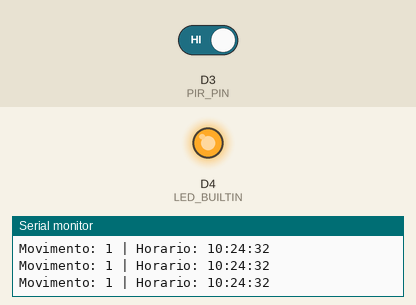
Bench run of a program on a simulated ESP8266 (NodeMCU). Parts: output pins drawn as LEDs (lit = HIGH, except the on-board LED, lit = LOW), the last lines printed to the serial monitor. Inputs (shaded band) come from the test bench; at power-on: D3 (PIR_PIN) HIGH. WiFi joins after 1.5 s; servers stay silent unless stated; network time is answered at once with the bench clock; the local clock reads 2024-03-15 10:24:30 at power-on unless the program sets it.

Above: at 2.7 s.
2.8 s: D3 (PIR_PIN) driven LOW
At 4.2 s:
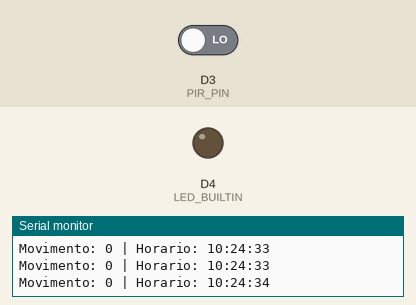
4.5 s: D3 (PIR_PIN) driven HIGH
At 5.6 s:
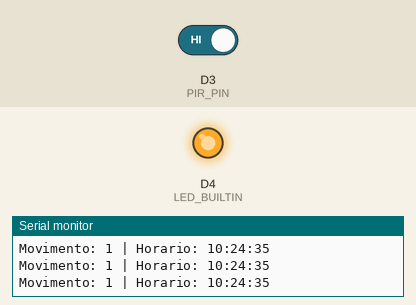
Timing chart, 0 to 7.5 s (numbered marks = the images above; inputs shaded):
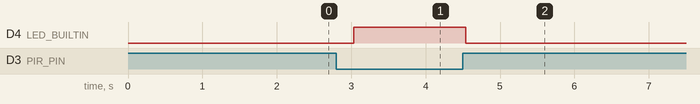

Measured:
- after the input at 2.8 s, D4 (LED_BUILTIN): LOW → HIGH after 0.24 s
- after the input at 4.5 s, D4 (LED_BUILTIN): HIGH → LOW at once

The program:

main.cpp
```cpp
#include "config.h"
#include "OTA.h"
#include "WiFi.h"

#include <NTPClient.h>

#include <ESPAsyncTCP.h>
#include <ESPAsyncWebServer.h>
#include <WebSerial.h>

AsyncWebServer server(80);

WiFiUDP ntpUDP;
NTPClient timeClient(ntpUDP, "pool.ntp.org");

void recvMsg(uint8_t *data, size_t len)
{
  String d = "";
  for (int i = 0; i < len; i++)
  {
    d += char(data[i]);
  }
  WebSerial.println(d);
  if (d == "sleep")
  {
    WebSerial.println("Going to sleep now!!");
    ESP.deepSleep(30e6);
    delay(10);
  }
}

void setup()
{
  pinMode(LED_BUILTIN, OUTPUT);
  pinMode(PIR_PIN, INPUT);

  Serial.begin(115200);
  Serial.println("Conectando...");
  while (!connectWifi())
  {
    Serial.println("Conexao falhou! Reiniciando...");
    delay(5000);
    ESP.restart();
  }

  Serial.println("Pronto");
  Serial.print("Endereco IP: ");
  Serial.println(getLocalIp());
  setUpOTA();

  WebSerial.begin(&server);
  WebSerial.msgCallback(recvMsg);
  server.begin();

  timeClient.begin();
  timeClient.setTimeOffset(-10800); // Offset is given in seconds, so GMT -3 is actually GMT -10800
}

void loop()
{
  ArduinoOTA.handle();

  timeClient.update();

  digitalWrite(LED_BUILTIN, !digitalRead(PIR_PIN));

  String debug_msg = "Movimento: " + String(digitalRead(PIR_PIN)) + " | Horario: " + String(timeClient.getHours()) + ":" + String(timeClient.getMinutes()) + ":" + String(timeClient.getSeconds());
  // WebSerial.println(debug_msg);
  Serial.println(debug_msg);
  delay(250);
}
```

OTA.h
```cpp
void setUpOTA();
```

WiFi.h
```cpp
#include <IPAddress.h>

bool connectWifi();
IPAddress getLocalIp();
```

OTA.cpp
```cpp
#include "config.h"

void setUpOTA()
{
    ArduinoOTA.setHostname(OTA_HOSTNAME);
    ArduinoOTA.setPort(OTA_PORT);
    ArduinoOTA.setPassword(OTA_PASSWD);

    ArduinoOTA.onStart([]()
                       { Serial.println("Inicio..."); });
    ArduinoOTA.onEnd([]()
                     { Serial.println("Fim!"); });
    ArduinoOTA.onProgress([](unsigned int progress, unsigned int total)
                          { Serial.printf("Progresso: %u%%r", (progress / (total / 100))); });
    ArduinoOTA.onError([](ota_error_t error)
                       {
    Serial.printf("Erro [%u]: ", error);

    if (error == OTA_AUTH_ERROR) Serial.println("Autenticacao Falhou");
    else if (error == OTA_BEGIN_ERROR) Serial.println("Falha no Inicio");
    else if (error == OTA_CONNECT_ERROR) Serial.println("Falha na Conexao");
    else if (error == OTA_RECEIVE_ERROR) Serial.println("Falha na Recepcao");
    else if (error == OTA_END_ERROR) Serial.println("Falha no Fim"); });

    ArduinoOTA.begin();
}
```

WiFi.cpp
```cpp
#include "config.h"

bool connectWifi() {
    WiFi.mode(WIFI_STA);
    WiFi.begin(SSID_NAME, SSID_PASSWORD);
    return (WiFi.waitForConnectResult() != WL_CONNECTED) ? false : true;
}

IPAddress getLocalIp(){
    return WiFi.localIP();
}
```

config.h
```cpp
#include <stdint.h>
#include <Arduino.h>
#include <ArduinoOTA.h>
#include <ESP8266WiFi.h>
#include <WiFiUdp.h>

const char OTA_HOSTNAME[] = "MotionWake";
const char OTA_PASSWD[] = "123456";
const uint16_t OTA_PORT = 8266;

#define PIR_PIN D3
```
